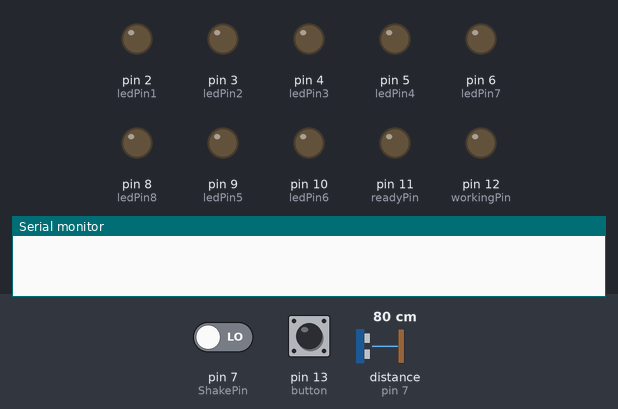
A sketch run on a simulated Arduino Uno, built with avr-gcc and run on an emulated ATmega328P. Parts: output pins drawn as LEDs (lit = HIGH), the last lines printed to the serial monitor. Inputs (shaded band) come from the test bench; at power-on: pin 7 (ShakePin) LOW, distance to the obstacle (sensor on pin 7) 80 cm, pin 13 (button) LOW. The echo pulse lasts 58.3 µs per cm; random numbers use the default seed unless the sketch sets one.

Above: at 3.2 s.
3.3 s: pin 7 (ShakePin) driven HIGH
At 5.5 s:
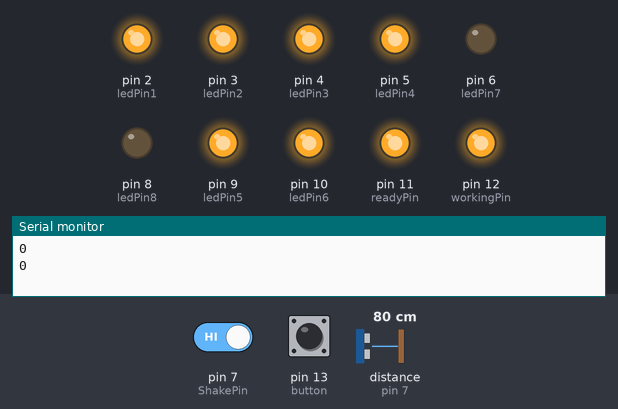
At 7.3 s:
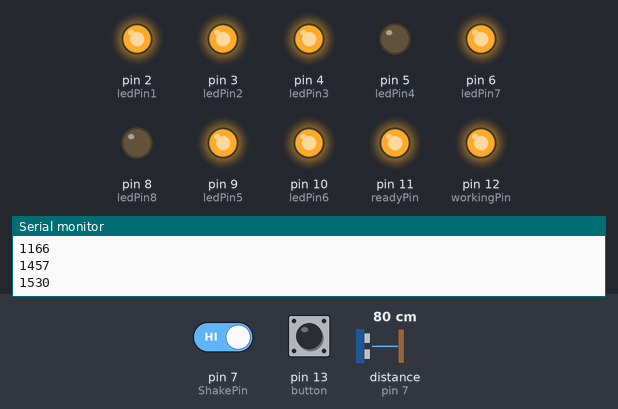
10.8 s: distance to the obstacle (sensor on pin 7) set to 2 cm
At 14.8 s:
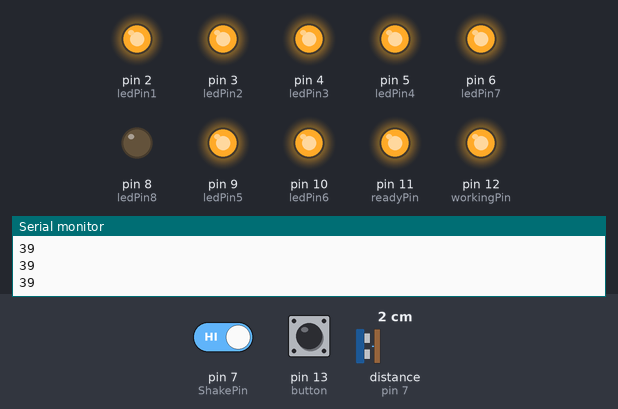
Timing chart, 0 to 36.4 s (numbered marks = the images above; inputs shaded):
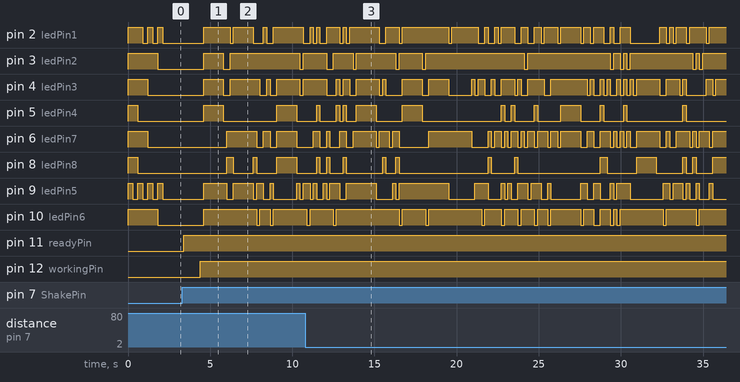

Measured:
- after the input at 3.3 s, pin 2 (ledPin1): LOW → HIGH after 1.3 s, → LOW 1.6 s later, → HIGH 0.21 s later, → LOW 1.2 s later, … (8 changes in this stretch); pin 3 (ledPin2): goes HIGH 1.2 s, LOW 0.41 s, HIGH 4.3 s, LOW 0.21 s, then HIGH, starting after 1.3 s
- by itself, pin 2 (ledPin1): repeats every 0.60 s: LOW 0.30 s, HIGH 0.30 s, until it stays LOW from 2.1 s
- by itself, pin 9 (ledPin5): alternates HIGH for 0.30 s and LOW for 0.30 s, 8 changes in all, then stays LOW

The sketch:

cube_with_shake.ino
```cpp
//general
int buttonState = 0;
int statefc1 = 0;
int stateTwo = 0;
int button = 13;
int startup = 0;
int ShakePin = 7;
int ShakesCounter = 0;
int ShakeReader = 0;
long  measurement = 0;
//**************************************************//

//cubeOne (Yello)
const int ledPin1 = 2;
const int ledPin2 = 3;
const int ledPin3 = 4;
const int ledPin4 = 5;

//**************************************************//

//cubeTwo (Red)
const int ledPin5 = 9;
const int ledPin6 = 10;
const int ledPin7 = 6;
const int ledPin8 = 8;

//**************************************************//
const int readyPin = 11;
const int workingPin = 12;
//*************************************************//
void setup() {

  pinMode(button, INPUT);
//  pinMode(acceloState, INPUT);
  pinMode(buttonState, INPUT);
//  pinMode(statefc1, INPUT);
//  pinMode(stateTwo, INPUT);
  pinMode(ledPin1, OUTPUT);
  pinMode(ledPin2, OUTPUT);
  pinMode(ledPin3, OUTPUT);
  pinMode(ledPin4, OUTPUT);
  pinMode(ledPin5, OUTPUT);
  pinMode(ledPin6, OUTPUT);
  pinMode(ledPin7, OUTPUT);
  pinMode(ledPin8, OUTPUT);
  pinMode(startup, INPUT);
  pinMode(ShakePin, INPUT);
  pinMode(workingPin, OUTPUT);
  pinMode(readyPin, OUTPUT);
  Serial.begin(9600);
  //Serial.begin(4800);

}

void loop() {
    if(startup == 0){
      startup = 1;

      for(int i=7;  i>=0;  i--){
        light_cube1(i);
        light_cube2(i);
        delay(300);
      }
    }

    buttonState = digitalRead(button);
    ShakeReader = digitalRead(ShakePin);
    measurement = pulseIn (ShakePin, HIGH);
    ShakesCounter = ShakesCounter + ShakeReader + measurement;

  if(buttonState == 1 || ShakesCounter > 0){
    digitalWrite(workingPin, HIGH);

    statefc1 = random (1,7);
    stateTwo = random (1,7);

    delay(200);
    light_cube1(statefc1);
    light_cube2(stateTwo);

    ShakesCounter = ShakesCounter /4;

    statefc1 = random (1,7);
    stateTwo = random (1,7);

    light_cube1(statefc1);
    light_cube2(stateTwo);
    digitalWrite(readyPin, HIGH);
  }else{
    digitalWrite(workingPin, LOW);
    digitalWrite(readyPin, HIGH);
  }

  Serial.println(ShakesCounter);
}
  /* loop done */
  // TheExplane
  // Cube 1
  void light_cube1(int state){

      digitalWrite(ledPin1, LOW);
      digitalWrite(ledPin2, LOW);
      digitalWrite(ledPin3, LOW);
      digitalWrite(ledPin4, LOW);

    switch(state){
      case 1:
        digitalWrite(ledPin1, HIGH);
        break;

      case 2:
        digitalWrite(ledPin2, HIGH);
        break;

      case 3:
        digitalWrite(ledPin1, HIGH);
        digitalWrite(ledPin2, HIGH);
        break;

      case 4:
        digitalWrite(ledPin2, HIGH);
        digitalWrite(ledPin3, HIGH);
        break;

      case 5:
        digitalWrite(ledPin1, HIGH);
        digitalWrite(ledPin2, HIGH);
        digitalWrite(ledPin3, HIGH);
        break;

      case 6:
        digitalWrite(ledPin2, HIGH);
        digitalWrite(ledPin3, HIGH);
        digitalWrite(ledPin4, HIGH);

      case 7:
        digitalWrite(ledPin1, HIGH);
        digitalWrite(ledPin2, HIGH);
        digitalWrite(ledPin3, HIGH);
        digitalWrite(ledPin4, HIGH);
        break;
    }
  }
//__________________________________________________//

  // Cube 2

 void light_cube2(int stateTwo){

    digitalWrite(ledPin5, LOW);
    digitalWrite(ledPin6, LOW);
    digitalWrite(ledPin7, LOW);
    digitalWrite(ledPin8, LOW);

    switch(stateTwo){
      case 1:
        digitalWrite(ledPin5, HIGH);
        break;

      case 2:
        digitalWrite(ledPin6, HIGH);
        break;

      case 3:
        digitalWrite(ledPin5, HIGH);
        digitalWrite(ledPin6, HIGH);
        break;

      case 4:
        digitalWrite(ledPin6, HIGH);
        digitalWrite(ledPin7, HIGH);
        break;

      case 5:
        digitalWrite(ledPin5, HIGH);
        digitalWrite(ledPin6, HIGH);
        digitalWrite(ledPin7, HIGH);
        break;

      case 6:
        digitalWrite(ledPin6, HIGH);
        digitalWrite(ledPin7, HIGH);
        digitalWrite(ledPin8, HIGH);
        break;

      case 7:
        digitalWrite(ledPin5, HIGH);
        digitalWrite(ledPin6, HIGH);
        digitalWrite(ledPin7, HIGH);
        digitalWrite(ledPin8, HIGH);
        break;
    }
}
```
